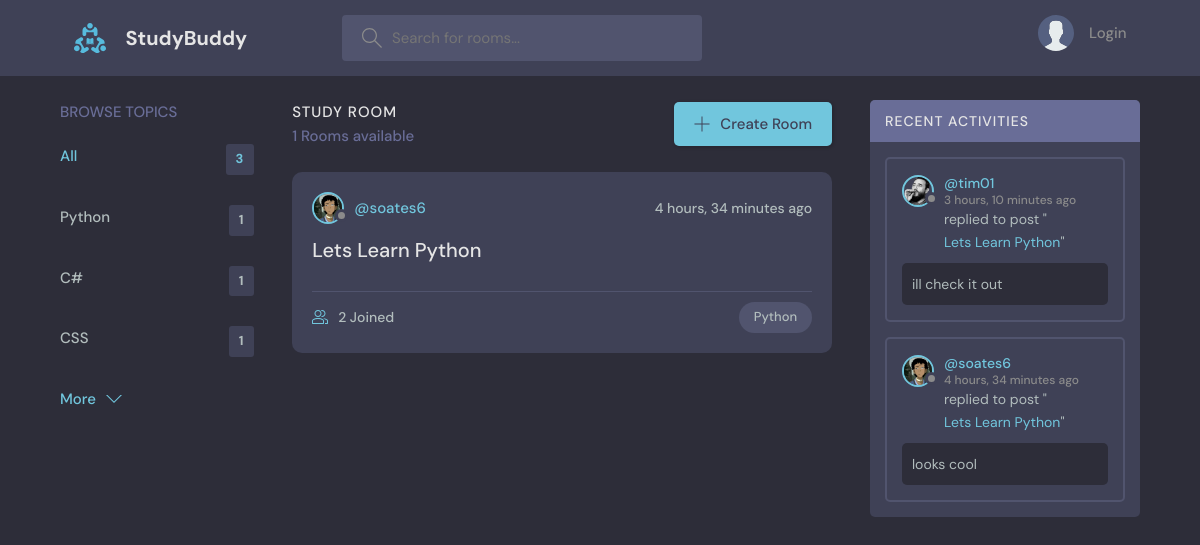
Page /?q=Python on the committed database.
### base/models.py (models this page shows, shortened)
class Topic(models.Model):
    name = models.CharField(max_length=200)

class Room(models.Model):
    host = models.ForeignKey(User, on_delete=models.SET_NULL, null=True)
    topic = models.ForeignKey(Topic, on_delete=models.SET_NULL, null=True)
    name = models.CharField(max_length=200)
    description = models.TextField(null=True, blank=True)
    participants = models.ManyToManyField(User, related_name='participants', blank=True)
    updated = models.DateTimeField(auto_now=True)
    created = models.DateTimeField(auto_now_add=True)
    class Meta:
        ordering = ['-updated', '-created']

class User(AbstractUser):
    name = models.CharField(max_length=200, null=True)
    email = models.EmailField(unique=True, null=True)
    bio = models.TextField(null=True)
    avatar = models.ImageField(null=True, default="avatar.svg")
    USERNAME_FIELD = 'email'
    REQUIRED_FIELDS = []

class Message(models.Model):
    user = models.ForeignKey(User, on_delete=models.CASCADE)
    room = models.ForeignKey(Room, on_delete=models.CASCADE)
    body = models.TextField()
    updated = models.DateTimeField(auto_now=True)
    created = models.DateTimeField(auto_now_add=True)
    class Meta:
        ordering = ['-updated', '-created']

### base/views.py (the view)
# urls.py: path('', views.home, name="home"),
def home(request):
    q = request.GET.get('q') if request.GET.get('q') != None else ''
    rooms = Room.objects.filter(
        Q(topic__name__icontains=q) |
        Q(name__icontains=q) |
        Q(description__icontains=q)
        )
    topics = Topic.objects.all()[0:5]
    room_count = rooms.count()
    room_messages = Message.objects.filter(Q(room__topic__name__icontains=q))
    context = {'rooms' : rooms, 'topics': topics,
               'room_count': room_count, 'room_messages' : room_messages}
    return render(request, 'base/home.html', context)

### base/templates/base/home.html (shortened to what this page needs)
{% extends 'main.html' %}
{% block content %}
<main class="layout layout--3">
    <div class="container">
        {% include 'base/topics_component.html' %}
        <div class="roomList">
            <div class="roomList__header">
                <div>
                    <h2>Study Room</h2>
                    <p>{{room_count}} Rooms available</p>
                </div>
                <a class="btn btn--main" href="{% url 'create-room' %}">
                    <svg version="1.1" xmlns="http://www.w3.org/2000/svg" width="32" height="32" viewBox="0 0 32 32">
                        <title>add</title>
                        <path d="M16.943 0.943h-1.885v14.115h-14.115v1.885h14.115v14.115h1.885v-14.115h14.115v-1.885h-14.115v-14.115z"></path>
                    </svg>
                    Create Room
                </a>
            </div>
            {% include 'base/feed_component.html' %}
        </div>
        {% include 'base/activity_component.html' %}
    </div>
    </main>
{% endblock %}

### base/templates/base/topics_component.html
<div class="topics">
    <div class="topics__header">
        <h2>Browse Topics</h2>
    </div>
    <ul class="topics__list">
        <li>
            <a href="{% url 'home' %}" class="active">All <span>{{topics.count}}</span></a>
        </li>
        {% for topic in topics %}
        <li>
            <a href="{% url 'home' %}?q={{topic.name}}">{{topic.name}} <span>{{topic.room_set.all.count}}</span></a>
        </li>
        {% endfor %}
    </ul>
    <a class="btn btn--link" href="{% url 'topics' %}">
        More
        <svg version="1.1" xmlns="http://www.w3.org/2000/svg" width="32" height="32" viewBox="0 0 32 32">
            <title>chevron-down</title>
            <path d="M16 21l-13-13h-3l16 16 16-16h-3l-13 13z"></path>
        </svg>
    </a>
</div>

### base/templates/base/feed_component.html (shortened to what this page needs)
{% for room in rooms %}
<div class="roomListRoom">
    <div class="roomListRoom__header">
        <a href="{% url 'user-profile' room.host.id %}" class="roomListRoom__author">
            <div class="avatar avatar--small">
                <img src="{{room.host.avatar.url}}" />
            </div>
            <span>@{{room.host.username}}</span>
        </a>
        <div class="roomListRoom__actions">
            <span>{{room.created|timesince}} ago</span>
        </div>
    </div>
    <div class="roomListRoom__content">
        <a href="{% url 'room' room.id %}">{{room.name}}</a>
    </div>
    <div class="roomListRoom__meta">
        <a href="{% url 'room' room.id %}" class="roomListRoom__joined">
            {{room.participants.all.count}} Joined
        </a>
        <p class="roomListRoom__topic">{{room.topic.name}}</p>
    </div>
</div>
{% endfor %}

### base/templates/base/activity_component.html (shortened to what this page needs)
<div class="activities">
    <div class="activities__header">
        <h2>Recent Activities</h2>
    </div>
    {% for message in room_messages %}
    <div class="activities__box">
        <div class="activities__boxHeader roomListRoom__header">
            <a href="{% url 'user-profile' message.user.id %}" class="roomListRoom__author">
                <div class="avatar avatar--small">
                    <img src="{{message.user.avatar.url}}" />
                </div>
                <p>
                    @{{message.user.username}}
                    <span>{{message.created|timesince}} ago</span>
                </p>
            </a>
        </div>
        <div class="activities__boxContent">
            <p>replied to post "<a href="{% url 'room' message.room.id %}">{{message.room.name}}</a>"</p>
            <div class="activities__boxRoomContent">
                {{message.body}}
            </div>
        </div>
    </div>
    {% endfor %}
</div>

### rows in the picture
Topic: name "Python", room_set.all.count "1"
Topic: name "C#", room_set.all.count "1"
Topic: name "CSS", room_set.all.count "1"
Room: host.avatar (picture), host.username "soates6", created "4 hours, 34 minutes", name "Lets Learn Python", participants.all.count "2", topic.name "Python"
Message: user.avatar (picture), user.username "tim01", created "3 hours, 10 minutes", room.name "Lets Learn Python", body "ill check it out"
Message: user.avatar (picture), user.username "soates6", created "4 hours, 34 minutes", room.name "Lets Learn Python", body "looks cool"

### other values in the picture
{{ topics.count }} "3"
{{ room_count }} "1"
